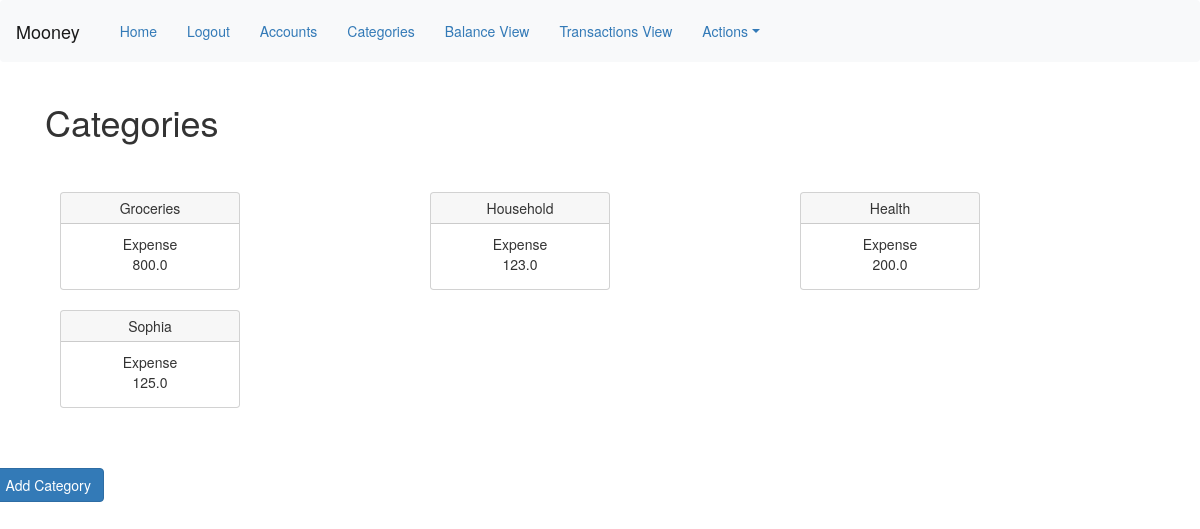
The page /categories (signed in) on the database as committed earlier.
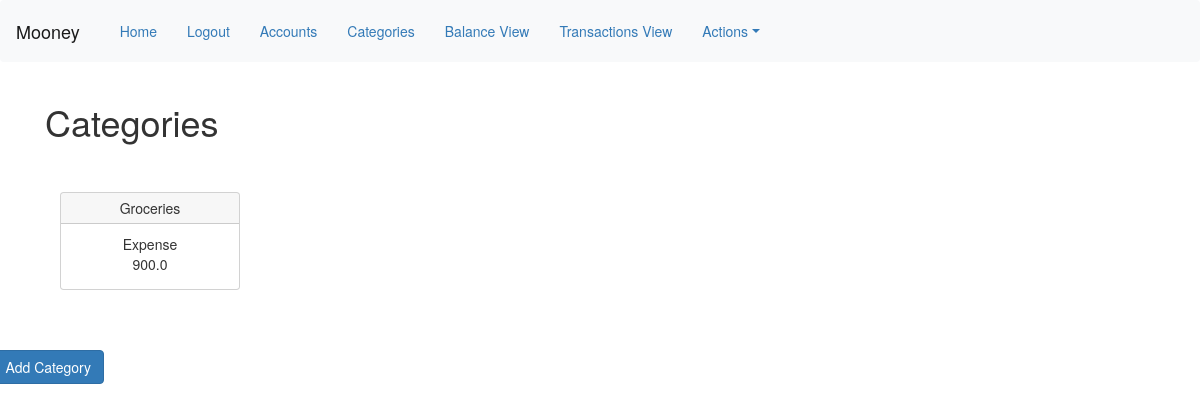
The same page on the database as committed later.
### app/models.py (models this page shows, shortened)
class Category(db.Model):
    id            = db.Column(db.Integer, primary_key=True)
    name  = db.Column(db.String(64), unique=True)
    type  = db.Column(db.String(32), unique=False)
    description   = db.Column(db.String(255), nullable=True)
    competence = db.Column(db.String(32), unique=False, default='Monthly')
    created_at    = db.Column(db.DateTime, index=True, default=datetime.utcnow)
    last_modified = db.Column(db.DateTime, index=True, default=datetime.utcnow)
    budget = db.Column(db.Float(64), default=0.00)
    user_id       = db.Column(db.Integer, db.ForeignKey('user.id'))
    icon          = db.Column(db.String(255), nullable=True, default='mooney/app/static/icons/icon.png')
    budget_archive = db.Column(db.String(), nullable=True)

### app/routes.py (the view)
@app.route('/categories', methods=['GET'])
@login_required
def categories():
    categories = Category.query.filter_by(user_id=current_user.id)
    return render_template('categories.html', title='Categories', categories=categories)

### app/models.py (called while the page is built)
@login.user_loader
def load_user(id):
    return User.query.get(int(id))

### app/templates/categories.html (shortened to what this page needs)
{% extends "base.html" %}
{% block app_content %}
<h1>Categories</h1><br><br>
{% for category in categories %}
  <div class="col-sm-4">
    <div class="card text-center" style="width: 18rem;">
      <div class="card-header">
        {{ category.name }}
      </div>
      <div class="card-body">
        <div class="card-tittle">{{ category.type }}</div>
        <div class="card-title">{{ category.budget }}</div>
      </div>
    </div>
    <br>
  </div>
  {% endfor %}
</div>
<br>
<br>
<div class="row">
  <div class="col-2">
    <div class="float-right">
      <a href="{{ url_for('add_category') }}" class="btn btn-primary">Add Category</a>
    </div>
  </div>
</div>
{% endblock %}

### app/templates/base.html (shortened to what this page needs)
<!DOCTYPE html>
<html lang="en">
<head>
  <link href="https://cdn.jsdelivr.net/npm/bootstrap@5.2.3/dist/css/bootstrap.min.css" rel="stylesheet">
  <link rel="stylesheet" type="text/css" href="https://cdn.datatables.net/1.10.25/css/dataTables.bootstrap5.css">
</head>
{% extends 'bootstrap/base.html' %}
{% block navbar %}
<nav class="navbar navbar-expand-lg navbar-light bg-light">
    <a class="navbar-brand">Mooney</a>
    <ul class="nav navbar-nav">
      <li class="active"><a href="{{ url_for('index') }}">Home</a></li>
      {% if current_user.is_anonymous %}
        <li><a href="{{ url_for('login') }}">Login</a></li>
      {% else %}
        <li><a href="{{ url_for('logout') }}">Logout</a></li>
      {% endif %}
      <li><a href="{{ url_for('accounts') }}">Accounts</a></li>
      <li><a href="{{ url_for('categories') }}">Categories</a></li>
      <li><a href="{{ url_for('balance_view') }}">Balance View</a></li>
      <li><a href="{{ url_for('transactions') }}">Transactions View</a></li>
      <li class="dropdown"><a class="dropdown-toggle"  data-bs-toggle='dropdown'>Actions</a>
      </li>
    </ul>
</nav>
  {% endblock %}
  {% block content %}
    <div class="container">
      <link href="https://cdnjs.cloudflare.com/ajax/libs/select2/4.0.13/css/select2.min.css" rel="stylesheet" />
      {% block app_content %}{% endblock %}
  {% endblock %}

Rows that differ between the two databases and show on the page:
removed Category: name "Household", type "Expense", budget "123.0"
removed Category: name "Health", type "Expense", budget "200.0"
removed Category: name "Sophia", type "Expense", budget "125.0"
changed Category "Groceries": budget "800.0" → "900.0"
